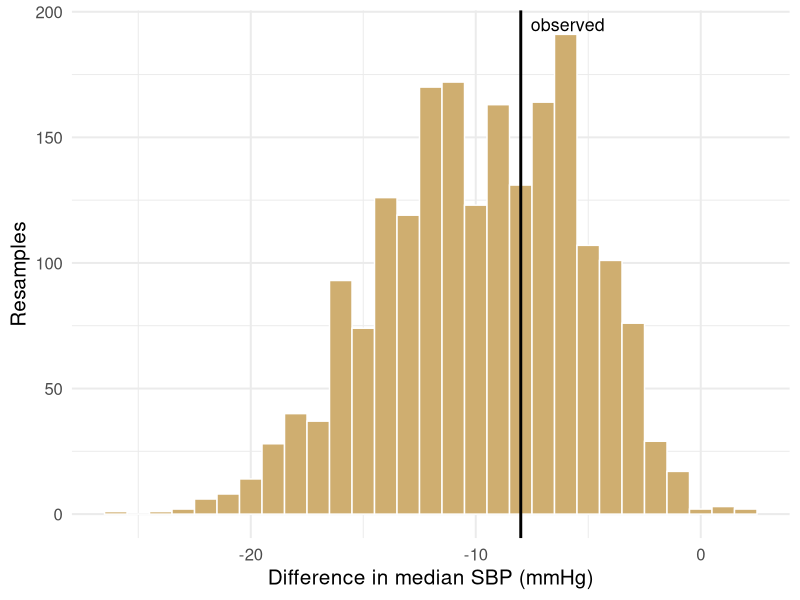
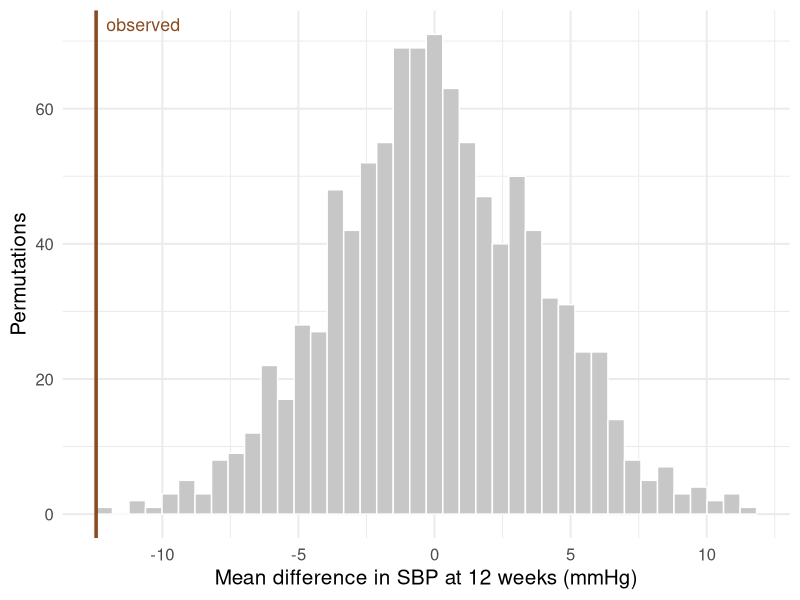
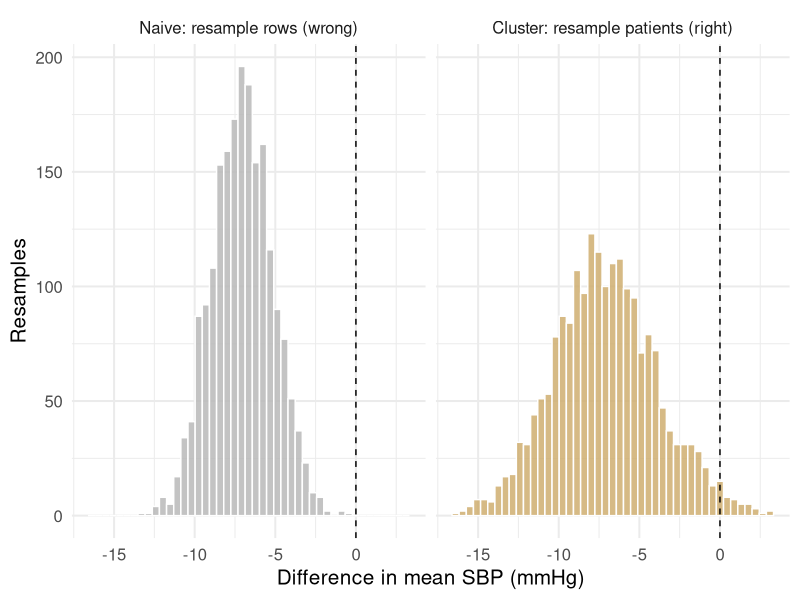

The R script that drew these images, in order:
## ---- chunk 1
#| label: setup
#| include: false
library(ggplot2)
library(knitr)

# Synthetic teaching data for BIOS 6301. Not real patients.
set.seed(6301)
n <- 60
trial <- data.frame(
  id        = sprintf("P%03d", 1:n),
  arm       = rep(c("Placebo", "Treatment"), each = n / 2),
  site      = sample(1:4, n, replace = TRUE),
  age       = round(rnorm(n, 61, 9)),
  sex       = sample(c("F", "M"), n, replace = TRUE),
  weight_kg = round(rnorm(n, 82, 15), 1),
  sbp_0     = round(rnorm(n, 148, 14)),
  stringsAsFactors = FALSE
)
trial$sbp_12 <- round(trial$sbp_0 -
  ifelse(trial$arm == "Treatment", rnorm(n, 14, 8), rnorm(n, 3, 8)))

# Repeated-measures version of the same cohort, for the resampling-unit demo:
# three visits per patient, a large patient-level random intercept (SD 12) and
# small within-patient noise (SD 4). Nothing is "broken" here — the data are
# simply clustered, which is what makes the row bootstrap wrong.
set.seed(2024)
patient_effect <- rnorm(n, 0, 12)
trial_long <- data.frame(
  id   = rep(trial$id, each = 3),
  arm  = rep(trial$arm, each = 3),
  week = rep(c(4, 8, 12), times = n),
  stringsAsFactors = FALSE
)
trial_long$sbp <- round(140 + rep(patient_effect, each = 3) +
  ifelse(trial_long$arm == "Treatment", -10, 0) + rnorm(n * 3, 0, 4))

theme_set(theme_minimal(base_size = 15))
gold <- "#CFAE70"
## ---- chunk 2
#| label: two-samples
sbp <- c(150, 142, 168, 131, 155)

set.seed(1)
sample(sbp, replace = TRUE)   # bootstrap: some values twice, some not at all
sample(sbp)                   # permutation: same values, new order
## ---- chunk 3
#| label: med-diff
# Difference in median sbp_12, Treatment minus Placebo.
# Takes a data frame with `arm` and `sbp_12`; returns one number.
med_diff <- function(data) {
  stopifnot(is.data.frame(data), all(c("arm", "sbp_12") %in% names(data)))
  median(data$sbp_12[data$arm == "Treatment"]) -
    median(data$sbp_12[data$arm == "Placebo"])
}

obs_med <- med_diff(trial)
obs_med
## ---- chunk 4
#| label: boot-med
set.seed(14)
B <- 2000

boot_med <- replicate(B, {
  groups <- split(seq_len(nrow(trial)), trial$arm)
  idx <- unlist(lapply(groups, function(i)
    i[sample.int(length(i), length(i), replace = TRUE)]))
  med_diff(trial[idx, ])
})

str(boot_med)
head(round(boot_med, 1))
## ---- chunk 5
#| label: fig-boot-med
#| fig-cap: "Bootstrap distribution of the difference in median SBP at 12 weeks."
#| fig-width: 9
#| fig-height: 3.2
#| echo: false
ggplot(data.frame(stat = boot_med), aes(stat)) +
  geom_histogram(binwidth = 1, fill = gold, colour = "white") +
  geom_vline(xintercept = obs_med, linewidth = 1) +
  annotate("text", x = obs_med, y = Inf, label = "  observed", hjust = 0,
           vjust = 1.6, size = 4.5) +
  labs(x = "Difference in median SBP (mmHg)", y = "Resamples")
## ---- chunk 6
#| label: boot-se
se_boot <- sd(boot_med)
se_boot
## ---- chunk 7
#| label: boot-bias
mean(boot_med) - obs_med    # bootstrap estimate of bias
## ---- chunk 8
perc <- quantile(boot_med, c(.025, .975))
basic <- 2 * obs_med - quantile(boot_med, c(.975, .025))
rbind(percentile = unname(perc), basic = unname(basic))
## ---- chunk 9
#| label: boot-vs-t
mean_diff <- function(data) {
  mean(data$sbp_12[data$arm == "Treatment"]) -
    mean(data$sbp_12[data$arm == "Placebo"])
}

## ---- chunk 10
#| label: boot-vs-t-compare
set.seed(17)
boot_mean <- replicate(B, {
  groups <- split(seq_len(nrow(trial)), trial$arm)
  i <- unlist(lapply(groups, function(j) j[sample.int(length(j), replace = TRUE)]))
  mean_diff(trial[i, ])
})

c(boot_se = sd(boot_mean),
  welch_se = t.test(sbp_12 ~ arm, data = trial)$stderr)
## ---- chunk 11
boot_interval <- function(seed, B = 1000) {
  set.seed(seed)
  groups <- split(seq_len(nrow(trial)), trial$arm)
  ans <- replicate(B, {
    i <- unlist(lapply(groups, function(j)
      j[sample.int(length(j), replace = TRUE)]))
    med_diff(trial[i, ])
  })
  unname(quantile(ans, c(.025, .975)))
}
## ---- chunk 12
#| label: bootstrap-stability-runs
t(vapply(1501:1503, boot_interval, numeric(2)))
## ---- chunk 13
#| label: boot-max
set.seed(18)
boot_max <- replicate(B, max(trial$sbp_0[sample(nrow(trial), replace = TRUE)]))

length(unique(boot_max))                # distinct values across 2000 resamples
mean(boot_max == max(trial$sbp_0))      # how often the resample max is THE max
## ---- chunk 14
#| label: perm-run
obs_mean <- mean_diff(trial)

set.seed(19)
P <- 999
perm_stat <- replicate(P, {
  shuffled <- sample(trial$arm)                 # permutation, not a bootstrap
  mean(trial$sbp_12[shuffled == "Treatment"]) -
    mean(trial$sbp_12[shuffled == "Placebo"])
})

c(observed = obs_mean, perm_mean = mean(perm_stat), perm_sd = sd(perm_stat))
## ---- chunk 15
#| label: fig-perm
#| fig-cap: "Permutation null distribution of the mean difference, with the observed value."
#| fig-width: 9
#| fig-height: 3.2
#| echo: false
ggplot(data.frame(stat = perm_stat), aes(stat)) +
  geom_histogram(bins = 40, fill = "grey78", colour = "white") +
  geom_vline(xintercept = obs_mean, colour = "#8a4b1f", linewidth = 1.2) +
  annotate("text", x = obs_mean, y = Inf, label = "  observed", hjust = 0,
           vjust = 1.6, size = 4.5, colour = "#8a4b1f") +
  labs(x = "Mean difference in SBP at 12 weeks (mmHg)", y = "Permutations")
## ---- chunk 16
#| label: exact-perm
small <- trial[c(1:4, 31:34), c("id", "arm", "sbp_12")]
obs_small <- mean_diff(small)

combos <- combn(8, 4)                    # every way to choose 4 "Treatment"
exact <- apply(combos, 2, function(k) mean(small$sbp_12[k]) -
                                      mean(small$sbp_12[-k]))

ncol(combos)                             # the entire reference set
round(mean(abs(exact) >= abs(obs_small)), 4)    # exact two-sided p-value
## ---- chunk 17
#| label: perm-p
n_extreme <- sum(abs(perm_stat) >= abs(obs_mean))
n_extreme                                        # out of 999
## ---- chunk 18
#| label: perm-p2
c(wrong = n_extreme / P,
  right = (n_extreme + 1) / (P + 1))
## ---- chunk 19
extreme <- sum(abs(perm_stat) >= abs(obs_mean))
c(adjusted_p = (extreme + 1) / (P + 1),
  min_reportable = 1 / (P + 1))
binom.test(extreme, P)$conf.int
## ---- chunk 20
#| label: long-head
head(trial_long, 7)
c(rows = nrow(trial_long), patients = length(unique(trial_long$id)))
## ---- chunk 21
#| label: long-obs
diff_long <- function(data) {
  mean(data$sbp[data$arm == "Treatment"]) - mean(data$sbp[data$arm == "Placebo"])
}
obs_long <- diff_long(trial_long)
obs_long
## ---- chunk 22
#| label: boot-rows
set.seed(21)
boot_row <- replicate(B, {
  idx <- sample(nrow(trial_long), replace = TRUE)   # 180 rows, independently
  diff_long(trial_long[idx, ])
})

c(estimate = obs_long, se = sd(boot_row))
round(quantile(boot_row, c(0.025, 0.975)), 2)
## ---- chunk 23
#| label: boot-cluster
ids <- unique(trial_long$id)
rows_by_id <- split(seq_len(nrow(trial_long)), trial_long$id)   # id -> row numbers

set.seed(22)
boot_clu <- replicate(B, {
  picked <- sample(ids, replace = TRUE)              # 60 patients, with repeats
  diff_long(trial_long[unlist(rows_by_id[picked]), ])
})

c(row_se = sd(boot_row), cluster_se = sd(boot_clu),
  ratio = sd(boot_clu) / sd(boot_row))
## ---- chunk 24
#| label: fig-unit
#| fig-cap: "Bootstrap distributions of the same estimate under two resampling schemes."
#| fig-width: 9
#| fig-height: 3.3
#| echo: false
cmp <- rbind(
  data.frame(stat = boot_row, scheme = "Naive: resample rows (wrong)"),
  data.frame(stat = boot_clu, scheme = "Cluster: resample patients (right)")
)
cmp$scheme <- factor(cmp$scheme, levels = unique(cmp$scheme))
ggplot(cmp, aes(stat, fill = scheme)) +
  geom_histogram(bins = 45, colour = "white", alpha = 0.85) +
  geom_vline(xintercept = 0, linetype = 2) +
  facet_wrap(~scheme) +
  scale_fill_manual(values = c("grey72", gold)) +
  labs(x = "Difference in mean SBP (mmHg)", y = "Resamples") +
  theme(legend.position = "none")
## ---- chunk 25
rho <- 12^2 / (12^2 + 4^2)
c(rho = rho, design_effect = 1 + (3 - 1) * rho,
  approximate_se_inflation = sqrt(1 + 2 * rho))
## ---- chunk 26
#| label: perm-unit
arm_by_id <- trial_long$arm[match(ids, trial_long$id)]

set.seed(32)
p_rows <- replicate(999, {
  s <- sample(trial_long$arm)                    # shuffles visits, not patients
  mean(trial_long$sbp[s == "Treatment"]) - mean(trial_long$sbp[s == "Placebo"])
})
## ---- chunk 27
#| label: perm-patient-unit
p_pats <- replicate(999, {
  assigned <- sample(arm_by_id)
  s <- assigned[match(trial_long$id, ids)]      # join by ID, not row order
  mean(trial_long$sbp[s == "Treatment"]) - mean(trial_long$sbp[s == "Placebo"])
})

c(p_row_unit = (sum(abs(p_rows) >= abs(obs_long)) + 1) / 1000,
  p_patient_unit = (sum(abs(p_pats) >= abs(obs_long)) + 1) / 1000)
## ---- chunk 28
cv_data <- trial[, c("id", "arm", "age", "sbp_0", "sbp_12")]
fit_demo <- lm(sbp_12 ~ sbp_0 + age + arm, data = cv_data)
head(predict(fit_demo, newdata = cv_data), 3)
## ---- chunk 29
set.seed(1550)
fold <- sample(rep(1:5, length.out = nrow(cv_data)))
table(fold, cv_data$arm)
stopifnot(length(fold) == nrow(cv_data), all(fold %in% 1:5))
## ---- chunk 30
k <- 1
train <- cv_data[fold != k, ]
assess <- cv_data[fold == k, ]
stopifnot(length(intersect(train$id, assess$id)) == 0L)
fit <- lm(sbp_12 ~ sbp_0 + age + arm, data = train)
head(data.frame(id = assess$id, observed = assess$sbp_12,
                prediction = predict(fit, newdata = assess)), 3)
## ---- chunk 31
prediction <- rep(NA_real_, nrow(cv_data))
seen <- integer(nrow(cv_data))
for (k in sort(unique(fold))) {
  test <- fold == k
  fit <- lm(sbp_12 ~ sbp_0 + age + arm, data = cv_data[!test, ])
  prediction[test] <- predict(fit, newdata = cv_data[test, ])
  seen[test] <- seen[test] + 1L
}
stopifnot(all(seen == 1L), all(is.finite(prediction)))
## ---- chunk 32
loss <- (cv_data$sbp_12 - prediction)^2
c(cv_rmse = sqrt(mean(loss)),
  training_rmse = sqrt(mean(residuals(fit_demo)^2)))
tapply(loss, fold, mean)
## ---- chunk 33
cv_missing <- cv_data
cv_missing$sbp_0[c(2, 8, 17, 32, 46, 55)] <- NA_real_
train <- cv_missing[fold != 1, ]
assess <- cv_missing[fold == 1, ]
replacement <- mean(train$sbp_0, na.rm = TRUE)
train$sbp_0[is.na(train$sbp_0)] <- replacement
assess$sbp_0[is.na(assess$sbp_0)] <- replacement
## ---- chunk 34
cv_predict <- function(data, fold) {
  pred <- rep(NA_real_, nrow(data))
  for (k in sort(unique(fold))) {
    test <- fold == k
    train <- data[!test, ]; assess <- data[test, ]
    m <- mean(train$sbp_0, na.rm = TRUE)
    if (!is.finite(m)) stop("training baseline entirely missing")
    train$sbp_0[is.na(train$sbp_0)] <- m
    assess$sbp_0[is.na(assess$sbp_0)] <- m
    fit <- lm(sbp_12 ~ sbp_0 + age + arm, data = train)
    pred[test] <- predict(fit, newdata = assess)
  }
  pred
}
## ---- chunk 35
held_out <- cv_predict(cv_missing, fold)
stopifnot(length(held_out) == nrow(cv_missing),
          all(is.finite(held_out)))
sqrt(mean((cv_missing$sbp_12 - held_out)^2))
## ---- chunk 36
leaky_data <- cv_missing
global_mean <- mean(leaky_data$sbp_0, na.rm = TRUE)
leaky_data$sbp_0[is.na(leaky_data$sbp_0)] <- global_mean
leaky_prediction <- cv_predict(leaky_data, fold)
c(valid = sqrt(mean((cv_missing$sbp_12 - held_out)^2)),
  leaky = sqrt(mean((cv_missing$sbp_12 - leaky_prediction)^2)))
## ---- chunk 37
baseline_prediction <- rep(NA_real_, nrow(cv_data))
for (k in sort(unique(fold))) {
  baseline_prediction[fold == k] <- mean(cv_data$sbp_12[fold != k])
}
c(training_mean_benchmark =
    sqrt(mean((cv_data$sbp_12 - baseline_prediction)^2)),
  regression = sqrt(mean((cv_data$sbp_12 - prediction)^2)))
## ---- chunk 38
make_folds <- function(arm, k = 5) {
  fold <- integer(length(arm))
  for (i in split(seq_along(arm), arm)) {
    fold[i] <- sample(rep(seq_len(k), length.out = length(i)))
  }
  fold
}
## ---- chunk 39
#| label: stratified-fold-table
set.seed(1551)
table(make_folds(cv_data$arm), cv_data$arm)
## ---- chunk 40
cv_rmse_once <- function(seed) {
  set.seed(seed)
  f <- make_folds(cv_missing$arm)
  p <- cv_predict(cv_missing, f)
  sqrt(mean((cv_missing$sbp_12 - p)^2))
}
scores <- vapply(1561:1570, cv_rmse_once, numeric(1))
summary(scores)
